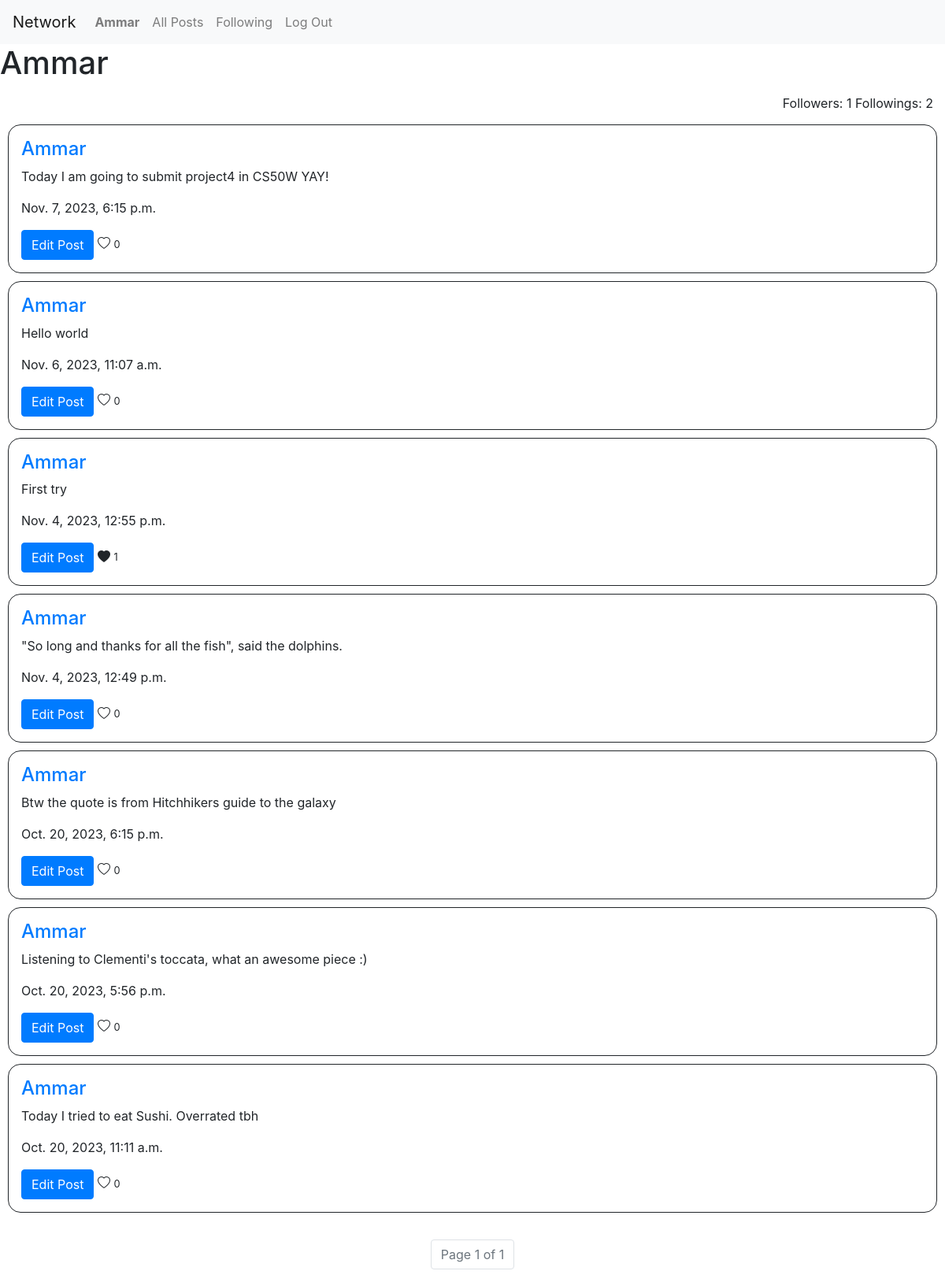
Page /Ammar (signed in) on the committed database.
### network/models.py (models this page shows)
class User(AbstractUser):
    follow = models.ManyToManyField('self', symmetrical = False ,related_name="followers")

class Post(models.Model):
    content = models.CharField(max_length = 256)
    user = models.ForeignKey(User, on_delete=models.CASCADE,related_name="Posts")
    time = models.DateTimeField()
    likes = models.ManyToManyField(User, related_name = "liked_posts", blank=True)

### network/views.py (the view, shortened to what this page needs)
# urls.py: path("<str:name>", views.profile, name = "profile"),
def profile(request, name):
    u = User.objects.get(username = name)
    t = False
    if request.user.is_authenticated:
        t = request.user.follow.filter(username = name).exists()
    p = u.Posts.all().order_by('time').reverse()
    pag = Paginator(p, 10)
    page = request.GET.get("page")
    pst = pag.get_page(page)
    return render(request, "network/profile.html", {
        "User" : u,
        "followed" : t,
        "followers" : u.followers.all().count(),
        "posts" : pst,
        "followings" : u.follow.all().count()
    })

### network/templates/network/profile.html (shortened to what this page needs)
{% extends "network/layout.html" %}
{%load static%}
{% block body %}
    <h1> {{User.username}} </h1>
    <p style="text-align: right; margin: 15px;">Followers:  {{followers}} Followings: {{followings}}</p>
    {% for p in posts %}
<div class = "post" data-id="{{ p.id }}" id = "posts" data-post = "{{ p.id }}"  style="border: 1px solid; padding: 16px; margin: 10px; border-radius: 16px;">
    <a href="{%url 'profile' p.user.username%}"><h4>{{p.user}}</h4></a>
    <p>{{p.content}}</p>
    <p>{{p.time}}</p>
    {%if p.user.username == user.username%}
        <a class = "btn btn-primary" style="color: white;" href = "{% url 'edit' p.id%}">Edit Post</a>
    {%endif%}
    <button class="like-button custom" data-id="{{ p.id }}">
        {%if user in p.likes.all%}
            <i class="bi bi-heart-fill"></i>
        {%else%}
            <i class="bi bi-heart"></i>
        {%endif%}
    </button>
    <small class = "counter">{{p.likes.count}}</small>
</div>
{% empty %}
<p>User hasn't posted anything</p>
{% endfor %}
    <br>
    <nav aria-label="Page navigation example">
        <ul class="pagination justify-content-center">
        <li class="page-item disabled" ><a class="page-link" href="#">Page {{posts.number}} of {{posts.paginator.num_pages}}</a></li>
        </ul>
    </nav>
{% endblock %}

### network/templates/network/layout.html (shortened to what this page needs)
{% load static %}
<!DOCTYPE html>
<html lang="en">
    <head>
        <link rel="stylesheet" href="https://stackpath.bootstrapcdn.com/bootstrap/4.4.1/css/bootstrap.min.css">
        <link href="{% static 'network/styles.css' %}" rel="stylesheet">
    <link rel="stylesheet" href="https://cdn.jsdelivr.net/npm/bootstrap-icons@1.3.0/font/bootstrap-icons.css">
    </head>
    <body>
        <nav class="navbar navbar-expand-lg navbar-light bg-light">
            <a class="navbar-brand" href="#">Network</a>
            <div>
              <ul class="navbar-nav mr-auto">
                {% if user.is_authenticated %}
                    <li class="nav-item">
                        <a class="nav-link" href="#"><strong>{{ user.username }}</strong></a>
                    </li>
                {% endif %}
                <li class="nav-item">
                  <a class="nav-link" href="{% url 'index' %}">All Posts</a>
                </li>
                {% if user.is_authenticated %}
                    <li class="nav-item">
                        <a class="nav-link" href="{%url 'following' %}">Following</a>
                    </li>
                    <li class="nav-item">
                        <a class="nav-link" href="{% url 'logout' %}">Log Out</a>
                    </li>
                {% endif %}
              </ul>
            </div>
          </nav>
        <div class="body">
            {% block body %}
            {% endblock %}
        </div>
    </body>
</html>

### network/templates/network/layout.html (style rules this page uses)
.custom { background: none; border: none; padding: 0; cursor: pointer; font-size: inherit; color: inherit; text-align: inherit; }

### rows in the picture
User: username "Ammar"
Post: user "Ammar", content "Today I am going to submit project4 in CS50W YAY!", time "Nov. 7, 2023, 6:15 p.m.", shows "Edit Post", likes.count "0"
Post: user "Ammar", content "Hello world", time "Nov. 6, 2023, 11:07 a.m.", shows "Edit Post", likes.count "0"
Post: user "Ammar", content "First try", time "Nov. 4, 2023, 12:55 p.m.", shows "Edit Post", likes.count "1"
Post: user "Ammar", content "\"So long and thanks for all the fish\", said the dolphins.", time "Nov. 4, 2023, 12:49 p.m.", shows "Edit Post", likes.count "0"
Post: user "Ammar", content "Btw the quote is from Hitchhikers guide to the galaxy", time "Oct. 20, 2023, 6:15 p.m.", shows "Edit Post", likes.count "0"
Post: user "Ammar", content "Listening to Clementi's toccata, what an awesome piece :)", time "Oct. 20, 2023, 5:56 p.m.", shows "Edit Post", likes.count "0"
Post: user "Ammar", content "Today I tried to eat Sushi. Overrated tbh", time "Oct. 20, 2023, 11:11 a.m.", shows "Edit Post", likes.count "0"

### other values in the picture
{{ followers }} "1"
{{ followings }} "2"
{{ posts.number }} "1"
{{ posts.paginator.num_pages }} "1"
